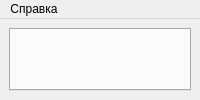
<?xml version="1.0" encoding="UTF-8"?>
<ui version="4.0">
 <class>MainWindow</class>
 <widget class="QMainWindow" name="MainWindow">
  <property name="windowTitle">
   <string>Управление данными</string>
  </property>
  <widget class="QWidget" name="centralwidget">
   <layout class="QVBoxLayout" name="verticalLayout">
    <item>
     <widget class="QTabWidget" name="tabWidget">
      <!-- Вкладки будут добавлены динамически -->
     </widget>
    </item>
   </layout>
  </widget>
  <widget class="QMenuBar" name="menubar">
   <widget class="QMenu" name="menuHelp">
    <property name="title">
     <string>Справка</string>
    </property>
    <addaction name="actionAbout"/>
    <addaction name="actionGuide"/>
   </widget>
   <addaction name="menuHelp"/>
  </widget>
  <action name="actionAbout">
   <property name="text">
    <string>О программе</string>
   </property>
  </action>
  <action name="actionGuide">
   <property name="text">
    <string>Руководство</string>
   </property>
  </action>
 </widget>
</ui>
